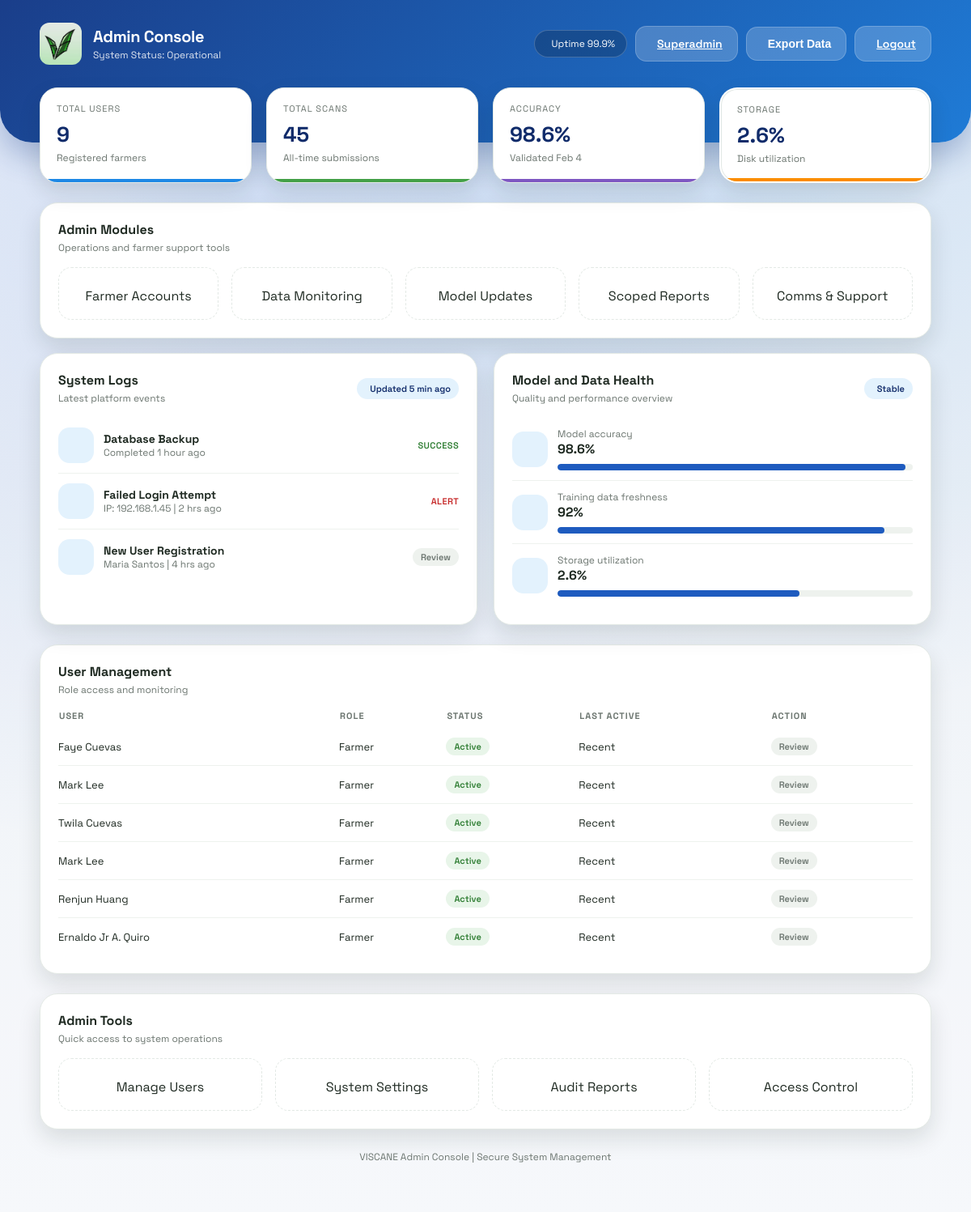
Page /admin (signed in) on the committed database.
### models.py (models this page shows)
class User(db.Model):
    id = db.Column(db.Integer, primary_key=True)
    fullname = db.Column(db.String(100), nullable=False)
    email = db.Column(db.String(120), unique=True, nullable=False)
    phone = db.Column(db.String(20), nullable=False)
    password = db.Column(db.String(200), nullable=False)
    created_at = db.Column(db.DateTime, default=datetime.utcnow, nullable=False)
    province = db.Column(db.String(120), nullable=True)
    municipality = db.Column(db.String(120), nullable=True)
    barangay = db.Column(db.String(120), nullable=True)
    is_active = db.Column(db.Boolean, nullable=False, default=True)
    is_archived = db.Column(db.Boolean, nullable=False, default=False)

### app.py (the view)
@app.route('/admin')
@login_required
def admin_portal():
    current_admin = get_current_admin()
    total_users = User.query.filter_by(is_archived=False, is_active=True).count()
    total_scans = Scan.query.count()
    users = User.query.filter_by(is_archived=False, is_active=True).order_by(User.id.desc()).limit(6).all()
    logs = [
        {"icon": "server-outline", "title": "Database Backup", "meta": "Completed 1 hour ago", "status": "Success", "color": "#2E7D32"},
        {"icon": "warning-outline", "title": "Failed Login Attempt", "meta": "IP: 192.168.1.45 | 2 hrs ago", "status": "Alert", "color": "#C62828"},
        {"icon": "person-add-outline", "title": "New User Registration", "meta": "Maria Santos | 4 hrs ago", "status": "Review", "color": "#1565C0"},
    ]
    model_accuracy = 98.6
    storage_utilization = 68
    try:
        usage = disk_usage(os.getcwd())
        if usage.total > 0:
            storage_utilization = round((usage.used / usage.total) * 100, 1)
    except Exception:
        pass
    stats = {
        "active_users": total_users,
        "total_scans": total_scans,
        "model_accuracy": model_accuracy,
        "storage_utilization": storage_utilization,
    }
    return render_template(
        'admin.html',
        total_users=total_users,
        users=users,
        logs=logs,
        current_admin=current_admin,
        stats=stats
    )

### app.py (called while the page is built)
def login_required(view):
    @wraps(view)
    def wrapped(*args, **kwargs):
        admin_id = session.get('admin_id')
        if not admin_id:
            return redirect(url_for('admin_login'))
        admin = Admin.query.get(admin_id)
        if not admin or admin.is_archived:
            session.pop('admin_id', None)
            return redirect(url_for('admin_login'))
        return view(*args, **kwargs)
    return wrapped

def get_current_admin():
    admin_id = session.get('admin_id')
    if not admin_id:
        return None
    admin = Admin.query.get(admin_id)
    if not admin or admin.is_archived:
        return None
    return admin

### templates/admin.html (shortened to what this page needs)
<!DOCTYPE html>
<html lang="en">
<head>
    <link rel="stylesheet" href="{{ url_for('static', filename='style.css') }}">
</head>
<body class="admin-layout">
    <div class="dashboard-bg"></div>
    <header class="dashboard-header">
        <div class="header-content">
            <div class="brand">
                <div class="brand-icon">
                    <img src="{{ url_for('static', filename='logo.jpg') }}" alt="VISCANE Logo" style="width: 100%; height: 100%; object-fit: cover; border-radius: 12px;">
                </div>
                <div>
                    <p class="brand-title">Admin Console</p>
                    <p class="brand-subtitle">System Status: Operational</p>
                </div>
            </div>
            <div class="header-actions">
                <div class="status-pill">
                    Uptime 99.9%
                </div>
                <a class="btn light" href="/superadmin-login">
                    Superadmin
                </a>
                <button class="btn light">
                    Export Data
                </button>
                <a class="btn light" href="/admin-logout">
                    Logout
                </a>
            </div>
        </div>
    </header>
    <main class="dashboard-container fade-in">
        <section class="stats-grid">
            <div class="stat-card accent-blue">
                <div class="stat-label">Total Users</div>
                <div class="stat-value">{{ stats.active_users | default('0') }}</div>
                <div class="stat-meta">Registered farmers</div>
            </div>
            <div class="stat-card accent-green">
                <div class="stat-label">Total Scans</div>
                <div class="stat-value">{{ stats.total_scans | default('0') }}</div>
                <div class="stat-meta">All-time submissions</div>
            </div>
            <div class="stat-card accent-purple">
                <div class="stat-label">Accuracy</div>
                <div class="stat-value">{{ stats.model_accuracy | default('98.6') }}%</div>
                <div class="stat-meta">Validated Feb 4</div>
            </div>
            <div class="stat-card accent-orange storage-card {{ 'is-critical' if (stats.storage_utilization | default('68') | float) > 90 else '' }}" >
                <div class="stat-label">Storage</div>
                <div class="stat-value {{ 'text-danger' if (stats.storage_utilization | default('68') | float) > 90 else '' }}">
                    {{ stats.storage_utilization | default('68') }}%
                </div>
                <div class="stat-meta">Disk utilization</div>
            </div>
        </section>
        <section class="panel">
            <div class="panel-header">
                <div>
                    <h3 class="panel-title">Admin Modules</h3>
                    <p class="panel-subtitle">Operations and farmer support tools</p>
                </div>
            </div>
            <div class="action-grid admin-tools">
                <a class="action-tile" href="/admin/farmers">
                    <div>Farmer Accounts</div>
                </a>
                <a class="action-tile" href="/admin/monitoring">
                    <div>Data Monitoring</div>
                </a>
                <a class="action-tile" href="/admin/models">
                    <div>Model Updates</div>
                </a>
                <a class="action-tile" href="/admin/reports">
                    <div>Scoped Reports</div>
                </a>
                <a class="action-tile" href="/admin/communications">
                    <div>Comms & Support</div>
                </a>
            </div>
        </section>
        <section class="section-grid two-col">
            <div class="panel">
                <div class="panel-header">
                    <div>
                        <h3 class="panel-title">System Logs</h3>
                        <p class="panel-subtitle">Latest platform events</p>
                    </div>
                    <span class="badge">Updated 5 min ago</span>
                </div>
                {% for log in logs %}
                    <div class="list-row">
                        <div class="list-badge" style="background: #E3F2FD; color: #1565C0;">
                        </div>
                        <div class="list-main" style="flex: 1;">
                            <h4>{{ log.title }}</h4>
                            <div class="list-meta">{{ log.meta }}</div>
                        </div>
                        {% if log.status == 'Review' %}
                            <a class="tag" href="/admin/farmers" style="text-decoration: none;">{{ log.status }}</a>
                        {% else %}
                            <div class="list-status" style="color: {{ log.color }};">{{ log.status }}</div>
                        {% endif %}
                    </div>
                {% endfor %}
            </div>
            <div class="panel">
                <div class="panel-header">
                    <div>
                        <h3 class="panel-title">Model and Data Health</h3>
                        <p class="panel-subtitle">Quality and performance overview</p>
                    </div>
                    <span class="badge">Stable</span>
                </div>
                <div class="list-row">
                    <div class="list-badge"></div>
                    <div style="flex: 1;">
                        <div class="list-meta">Model accuracy</div>
                        <strong>{{ stats.model_accuracy | default('98.6') }}%</strong>
                        <div class="progress"><span style="width: 98%;"></span></div>
                    </div>
                </div>
                <div class="list-row">
                    <div class="list-badge"></div>
                    <div style="flex: 1;">
                        <div class="list-meta">Training data freshness</div>
                        <strong>92%</strong>
                        <div class="progress"><span style="width: 92%;"></span></div>
                    </div>
                </div>
                <div class="list-row">
                    <div class="list-badge"></div>
                    <div style="flex: 1;">
                        <div class="list-meta">Storage utilization</div>
                        <strong>{{ stats.storage_utilization | default('68') }}%</strong>
                        <div class="progress"><span style="width: 68%;"></span></div>
                    </div>
                </div>
            </div>
        </section>
        <section class="panel" style="margin-bottom: 24px;">
            <div class="panel-header">
                <div>
                    <h3 class="panel-title">User Management</h3>
                    <p class="panel-subtitle">Role access and monitoring</p>
                </div>
            </div>
            <table class="data-table">
                <thead>
                    <tr>
                        <th>User</th>
                        <th>Role</th>
                        <th>Status</th>
                        <th>Last Active</th>
                        <th>Action</th>
                    </tr>
                </thead>
                <tbody>
                    {% if users %}
                        {% for user in users %}
                            <tr>
                                <td>{{ user.fullname }}</td>
                                <td>Farmer</td>
                                <td><span class="tag success">Active</span></td>
                                <td>Recent</td>
                                <td><a class="tag" href="/admin/farmers" style="text-decoration: none;">Review</a></td>
                            </tr>
                        {% endfor %}
                    {% else %}
                        <tr>
                            <td colspan="5">No users registered yet.</td>
                        </tr>
                    {% endif %}
                </tbody>
            </table>
        </section>
        <section class="panel">
            <div class="panel-header">
                <div>
                    <h3 class="panel-title">Admin Tools</h3>
                    <p class="panel-subtitle">Quick access to system operations</p>
                </div>
            </div>
            <div class="action-grid">
                <a class="action-tile" href="/superadmin-login">
                    <div>Manage Users</div>
                </a>
                <div class="action-tile">
                    <div>System Settings</div>
                </div>
                <div class="action-tile">
                    <div>Audit Reports</div>
                </div>
                <div class="action-tile">
                    <div>Access Control</div>
                </div>
            </div>
        </section>
        <div class="footer-link">VISCANE Admin Console | Secure System Management</div>
    </main>
</body>
</html>

### rows in the picture
User: fullname "Faye Cuevas"
User: fullname "Mark Lee"
User: fullname "Twila Cuevas"
User: fullname "Mark Lee"
User: fullname "Renjun Huang"
User: fullname "Ernaldo Jr A. Quiro"

### other values in the picture
{{ stats.active_users | default('0') }} "9"
{{ stats.total_scans | default('0') }} "45"
{{ stats.model_accuracy | default('98.6') }} "98.6"
{{ stats.storage_utilization | default('68') }} "2.6"
{{ log.title }} "Database Backup" "Failed Login Attempt" "New User Registration"
{{ log.meta }} "Completed 1 hour ago" "IP: 192.168.1.45 | 2 hrs ago" "Maria Santos | 4 hrs ago"
{{ log.status }} "SUCCESS" "ALERT"
{{ log.status }} "Review"
